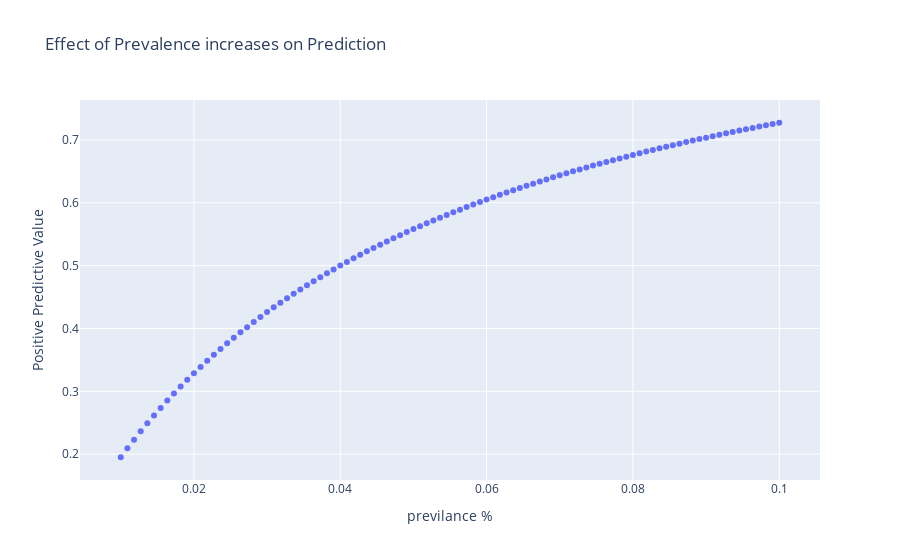

Here is the notebook cell this chart was saved with:
### Code cell
cells = 100_000
previlance = np.linspace(0.01,0.1,100).tolist()
sen = 0.96
spec = 0.96

def ppv(previlance,sen,spec,cells):
    actual_phen = np.round(previlance*cells)
    actual_norm = cells - actual_phen
    TP = int(0.96*actual_phen)
    FP = 0.04*actual_norm
    return TP/(TP + FP)
dict = {'previlance %':previlance,'Positive Predictive Value':[ppv(z,sen,spec,cells) for z in  previlance]}
df = pd.DataFrame(dict)

fig = px.scatter(df, x="previlance %", y="Positive Predictive Value", title = 'Effect of Prevalence increases on Prediction')
fig.show()
